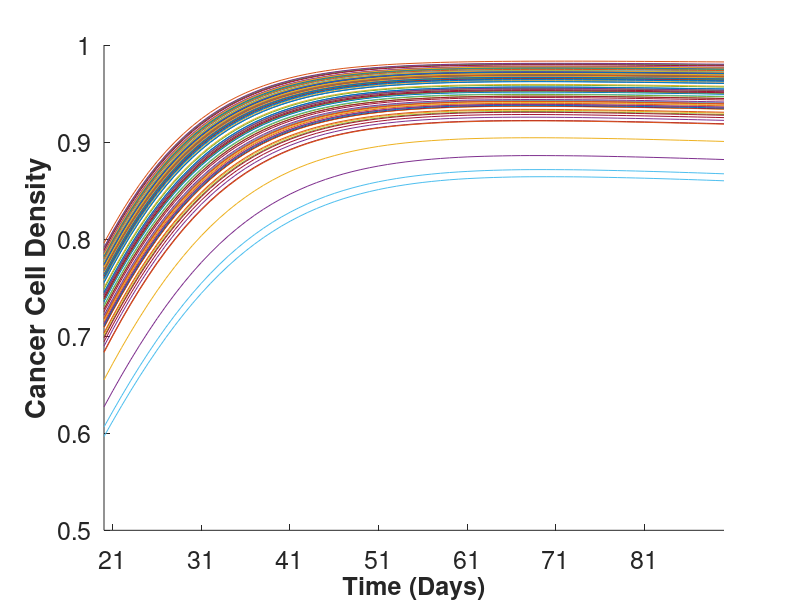

This figure's MATLAB source: (Note: this script raises an error after producing the figure.)
global PTEN
PTEN=1;


if PTEN==0
    load('stochastic_KO.mat');
else
    load('stochastic_WT.mat');
end
[asizeC,bsizeC]=size(C);
TimeLength=bsizeC-1;
threshold=0.951;
[p,p12]=size(C);

%death_day表示死亡的天数
death_day=zeros(p,1);
for person=1:1:p
    if isempty(find(C(person,:)>=threshold,1))%为空进入
        max_death_day=max(C(person,:));
        i=find(C(person,:)==max_death_day);
        if i+50<=p12 && max_death_day>=0.94 && (max_death_day-sum(C(person,i+1:i+50))/50)/max_death_day<0.005
            aaaaaa=1
            death_day(person,1)=i;
        end
    else
        death_day(person,1)=find(C(person,:)>=threshold,1); %只要第一个，大于阈值的第一天
    end
end
%death_person表示每天死亡的人数
death_person=zeros(TimeLength+1,1);
for i=1:1:TimeLength+1
    dp=find(death_day==i);
    if isempty(dp)%空就是这天无人死亡
        continue;
    else
        death_person(i,1)=length(dp);
    end
end

Survival_Rate=100*ones(TimeLength+1,1);
for i=2:1:TimeLength+1
    Survival_Rate(i,1)=(p-death_person(i,1))*100/p;
end
%death_person_10表示每10天死亡的人数
death_person_10=zeros(TimeLength/10+1,1);
for i=1:1:TimeLength/10
    death_person_10(i+1,1)=sum(death_person((i-1)*10+1:i*10,1));
end
if PTEN==0
    save('stochastic_KO_death.mat','Survival_Rate','death_person','death_person_10','death_day');
else
    save('stochastic_MT_death.mat','Survival_Rate','death_person','death_person_10','death_day');
end


if PTEN==0
    %without treatment KO
    figure,
    for person=1:p
        hold on;
         plot(20:90,C(person,21:91));
         % plot(0:90,C(person,1:91));
    end
    set(gca,'xtick',(1:10:90));
    xlim([20 90]);
    xlabel('Time (Days)','FontWeight','Bold','FontSize',18);
    ylabel('Cancer Cell Density','FontWeight','Bold','FontSize',18);
    set(gca,'FontSize',18);
    figure_FontSize=18;
    ylim([0.5 1]);
    title('PTEN-null','FontWeight','Bold','FontSize',18);
    set(get(gca,'XLabel'),'FontSize',figure_FontSize,'Vertical','top');
    % set(get(gca,'YLabel'),'FontSize',figure_FontSize,'Vertical','middle');
    set(findobj('FontSize',18),'FontSize',figure_FontSize);
    box on;

    ST2=[0 60 30 10 0 0 0 0];%20day-90day
    PST2=death_person_10(3:10,1);
    figure,
    plot(20:10:90,ST2,'b o-- ','Linewidth',2.5,'MarkeredgeColor','b','MarkerfaceColor','b');axis([0,140,0,100])
    hold on, 
    plot(20:10:90,PST2,'r o-- ','Linewidth',2.5,'MarkeredgeColor','r','MarkerfaceColor','r');axis([0,140,0,100])
    set(gca,'xtick',(20:10:90));
    xlim([20 90]);
    legend('Experimental data','Prediction')
    title('PTEN-null','FontWeight','Bold','FontSize',18);
    set(gca,'xticklabel',{'20','30','40','50','60','70','80','90'})
    xlabel('Time (Days)','FontWeight','Bold','FontSize',18);
    ylabel('Frequency','FontWeight','Bold','FontSize',18);
    set(gca,'FontSize',18);
    figure_FontSize=18;
    set(get(gca,'XLabel'),'FontSize',figure_FontSize,'Vertical','top');
    set(get(gca,'YLabel'),'FontSize',figure_FontSize,'Vertical','middle');
    set(findobj('FontSize',18),'FontSize',figure_FontSize);
else
    
    figure,
    for person=1:p
        hold on;
        plot(20:90,C(person,21:91));
        % plot(0:90,C(person,1:91));
    end
    set(gca,'xtick',(1:10:90));
    xlim([20 90]);
    xlabel('Time (Days)','FontWeight','Bold','FontSize',18);
    ylabel('Cancer Cell Density','FontWeight','Bold','FontSize',18);
    set(gca,'FontSize',18);
    figure_FontSize=18;
    ylim([0.5 1]);
    set(get(gca,'XLabel'),'FontSize',figure_FontSize,'Vertical','top');
    % set(get(gca,'YLabel'),'FontSize',figure_FontSize,'Vertical','middle');
    set(findobj('FontSize',18),'FontSize',figure_FontSize);
    title('PTEN-WT','FontWeight','Bold','FontSize',18);
    box on;

    ST1=[0 0 24 36 27 10 3 0];%20day-90day
    PST1=death_person_10(3:10,1);
    figure,
    plot(20:10:90,ST1,'b o-- ','Linewidth',2.5,'MarkeredgeColor','b','MarkerfaceColor','b');axis([0,140,0,100])
    hold on, 
    plot(20:10:90,PST1,'r o-- ','Linewidth',2.5,'MarkeredgeColor','r','MarkerfaceColor','r');axis([0,140,0,100])
    set(gca,'xtick',(20:10:90));
    xlim([20 90]);
    legend('Experimental data','Prediction')
    title('PTEN-WT','FontWeight','Bold','FontSize',18);
    set(gca,'xticklabel',{'20','30','40','50','60','70','80','90'})
    xlabel('Time (Days)','FontWeight','Bold','FontSize',18);
    ylabel('Frequency','FontWeight','Bold','FontSize',18);
    set(gca,'FontSize',18);
    figure_FontSize=18;
    set(get(gca,'XLabel'),'FontSize',figure_FontSize,'Vertical','top');
    set(get(gca,'YLabel'),'FontSize',figure_FontSize,'Vertical','middle');
    set(findobj('FontSize',18),'FontSize',figure_FontSize);
end